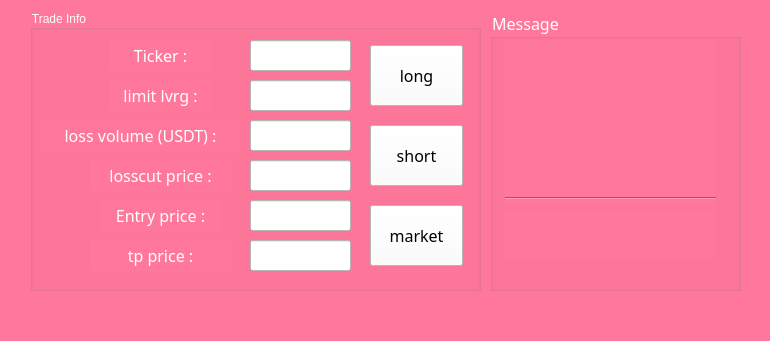
<?xml version="1.0" encoding="UTF-8"?>
<ui version="4.0">
 <class>MainWindow</class>
 <widget class="QMainWindow" name="MainWindow">
  <property name="geometry">
   <rect>
    <x>0</x>
    <y>0</y>
    <width>770</width>
    <height>341</height>
   </rect>
  </property>
  <property name="windowTitle">
   <string>MainWindow</string>
  </property>
  <property name="autoFillBackground">
   <bool>false</bool>
  </property>
  <property name="styleSheet">
   <string notr="true">font: 12pt &quot;BankGothic Md BT&quot;;
color: rgb(255, 255, 255);
background-color: rgb(255, 119, 155);</string>
  </property>
  <widget class="QWidget" name="centralwidget">
   <widget class="QGroupBox" name="groupBox">
    <property name="geometry">
     <rect>
      <x>30</x>
      <y>10</y>
      <width>451</width>
      <height>281</height>
     </rect>
    </property>
    <property name="title">
     <string>Trade Info</string>
    </property>
    <widget class="QPushButton" name="pushButton_short">
     <property name="geometry">
      <rect>
       <x>340</x>
       <y>115</y>
       <width>93</width>
       <height>61</height>
      </rect>
     </property>
     <property name="font">
      <font>
       <family>BankGothic Md BT</family>
       <pointsize>12</pointsize>
       <weight>50</weight>
       <italic>false</italic>
       <bold>false</bold>
      </font>
     </property>
     <property name="styleSheet">
      <string notr="true">background-color: rgb(255, 255, 255);
color: rgb(0, 0, 0);</string>
     </property>
     <property name="text">
      <string>short</string>
     </property>
    </widget>
    <widget class="QPushButton" name="pushButton_market">
     <property name="geometry">
      <rect>
       <x>340</x>
       <y>195</y>
       <width>93</width>
       <height>61</height>
      </rect>
     </property>
     <property name="font">
      <font>
       <family>BankGothic Md BT</family>
       <pointsize>12</pointsize>
       <weight>50</weight>
       <italic>false</italic>
       <bold>false</bold>
      </font>
     </property>
     <property name="styleSheet">
      <string notr="true">background-color: rgb(255, 255, 255);
color: rgb(0, 0, 0);</string>
     </property>
     <property name="text">
      <string>market</string>
     </property>
    </widget>
    <widget class="QPushButton" name="pushButton_long">
     <property name="geometry">
      <rect>
       <x>340</x>
       <y>35</y>
       <width>93</width>
       <height>61</height>
      </rect>
     </property>
     <property name="font">
      <font>
       <family>BankGothic Md BT</family>
       <pointsize>12</pointsize>
       <weight>50</weight>
       <italic>false</italic>
       <bold>false</bold>
      </font>
     </property>
     <property name="styleSheet">
      <string notr="true">background-color: rgb(255, 255, 255);
color: rgb(0, 0, 0);</string>
     </property>
     <property name="text">
      <string>long</string>
     </property>
    </widget>
    <widget class="QLabel" name="label_4">
     <property name="geometry">
      <rect>
       <x>10</x>
       <y>110</y>
       <width>201</width>
       <height>31</height>
      </rect>
     </property>
     <property name="font">
      <font>
       <family>BankGothic Md BT</family>
       <pointsize>12</pointsize>
       <weight>50</weight>
       <italic>false</italic>
       <bold>false</bold>
      </font>
     </property>
     <property name="text">
      <string>loss volume (USDT) :</string>
     </property>
     <property name="alignment">
      <set>Qt::AlignCenter</set>
     </property>
    </widget>
    <widget class="QLabel" name="label_3">
     <property name="geometry">
      <rect>
       <x>60</x>
       <y>150</y>
       <width>141</width>
       <height>31</height>
      </rect>
     </property>
     <property name="font">
      <font>
       <family>BankGothic Md BT</family>
       <pointsize>12</pointsize>
       <weight>50</weight>
       <italic>false</italic>
       <bold>false</bold>
      </font>
     </property>
     <property name="text">
      <string>losscut price :</string>
     </property>
     <property name="alignment">
      <set>Qt::AlignCenter</set>
     </property>
    </widget>
    <widget class="QLabel" name="label_2">
     <property name="geometry">
      <rect>
       <x>70</x>
       <y>190</y>
       <width>121</width>
       <height>31</height>
      </rect>
     </property>
     <property name="font">
      <font>
       <family>BankGothic Md BT</family>
       <pointsize>12</pointsize>
       <weight>50</weight>
       <italic>false</italic>
       <bold>false</bold>
      </font>
     </property>
     <property name="text">
      <string>Entry price :</string>
     </property>
     <property name="alignment">
      <set>Qt::AlignCenter</set>
     </property>
    </widget>
    <widget class="QLabel" name="label">
     <property name="geometry">
      <rect>
       <x>80</x>
       <y>30</y>
       <width>101</width>
       <height>31</height>
      </rect>
     </property>
     <property name="font">
      <font>
       <family>BankGothic Md BT</family>
       <pointsize>12</pointsize>
       <weight>50</weight>
       <italic>false</italic>
       <bold>false</bold>
      </font>
     </property>
     <property name="text">
      <string>Ticker :</string>
     </property>
     <property name="alignment">
      <set>Qt::AlignCenter</set>
     </property>
    </widget>
    <widget class="QLineEdit" name="lineEdit_loss_volume">
     <property name="geometry">
      <rect>
       <x>220</x>
       <y>110</y>
       <width>101</width>
       <height>31</height>
      </rect>
     </property>
     <property name="styleSheet">
      <string notr="true">color: rgb(0, 0, 0);
background-color: rgb(255, 255, 255);</string>
     </property>
     <property name="text">
      <string/>
     </property>
     <property name="alignment">
      <set>Qt::AlignCenter</set>
     </property>
    </widget>
    <widget class="QLineEdit" name="lineEdit_lsp">
     <property name="geometry">
      <rect>
       <x>220</x>
       <y>150</y>
       <width>101</width>
       <height>31</height>
      </rect>
     </property>
     <property name="styleSheet">
      <string notr="true">color: rgb(0, 0, 0);
background-color: rgb(255, 255, 255);</string>
     </property>
     <property name="alignment">
      <set>Qt::AlignCenter</set>
     </property>
    </widget>
    <widget class="QLineEdit" name="lineEdit_ticker">
     <property name="geometry">
      <rect>
       <x>220</x>
       <y>30</y>
       <width>101</width>
       <height>31</height>
      </rect>
     </property>
     <property name="styleSheet">
      <string notr="true">color: rgb(0, 0, 0);
background-color: rgb(255, 255, 255);</string>
     </property>
     <property name="alignment">
      <set>Qt::AlignCenter</set>
     </property>
    </widget>
    <widget class="QLineEdit" name="lineEdit_ep">
     <property name="geometry">
      <rect>
       <x>220</x>
       <y>190</y>
       <width>101</width>
       <height>31</height>
      </rect>
     </property>
     <property name="styleSheet">
      <string notr="true">color: rgb(0, 0, 0);
background-color: rgb(255, 255, 255);</string>
     </property>
     <property name="text">
      <string/>
     </property>
     <property name="alignment">
      <set>Qt::AlignCenter</set>
     </property>
    </widget>
    <widget class="QLineEdit" name="lineEdit_tp">
     <property name="geometry">
      <rect>
       <x>220</x>
       <y>230</y>
       <width>101</width>
       <height>31</height>
      </rect>
     </property>
     <property name="styleSheet">
      <string notr="true">color: rgb(0, 0, 0);
background-color: rgb(255, 255, 255);</string>
     </property>
     <property name="alignment">
      <set>Qt::AlignCenter</set>
     </property>
    </widget>
    <widget class="QLabel" name="label_5">
     <property name="geometry">
      <rect>
       <x>60</x>
       <y>230</y>
       <width>141</width>
       <height>31</height>
      </rect>
     </property>
     <property name="font">
      <font>
       <family>BankGothic Md BT</family>
       <pointsize>12</pointsize>
       <weight>50</weight>
       <italic>false</italic>
       <bold>false</bold>
      </font>
     </property>
     <property name="text">
      <string>tp price :</string>
     </property>
     <property name="alignment">
      <set>Qt::AlignCenter</set>
     </property>
    </widget>
    <widget class="QLineEdit" name="lineEdit_limit_lvrg">
     <property name="geometry">
      <rect>
       <x>220</x>
       <y>70</y>
       <width>101</width>
       <height>31</height>
      </rect>
     </property>
     <property name="styleSheet">
      <string notr="true">color: rgb(0, 0, 0);
background-color: rgb(255, 255, 255);</string>
     </property>
     <property name="alignment">
      <set>Qt::AlignCenter</set>
     </property>
    </widget>
    <widget class="QLabel" name="label_6">
     <property name="geometry">
      <rect>
       <x>80</x>
       <y>70</y>
       <width>101</width>
       <height>31</height>
      </rect>
     </property>
     <property name="font">
      <font>
       <family>BankGothic Md BT</family>
       <pointsize>12</pointsize>
       <weight>50</weight>
       <italic>false</italic>
       <bold>false</bold>
      </font>
     </property>
     <property name="text">
      <string>limit lvrg :</string>
     </property>
     <property name="alignment">
      <set>Qt::AlignCenter</set>
     </property>
    </widget>
   </widget>
   <widget class="QGroupBox" name="groupBox_2">
    <property name="geometry">
     <rect>
      <x>490</x>
      <y>10</y>
      <width>251</width>
      <height>281</height>
     </rect>
    </property>
    <property name="font">
     <font>
      <family>BankGothic Md BT</family>
      <pointsize>12</pointsize>
      <weight>50</weight>
      <italic>false</italic>
      <bold>false</bold>
     </font>
    </property>
    <property name="title">
     <string>Message</string>
    </property>
    <widget class="QLabel" name="label_status">
     <property name="geometry">
      <rect>
       <x>15</x>
       <y>31</y>
       <width>211</width>
       <height>161</height>
      </rect>
     </property>
     <property name="font">
      <font>
       <family>BankGothic Md BT</family>
       <pointsize>10</pointsize>
       <weight>50</weight>
       <italic>false</italic>
       <bold>false</bold>
      </font>
     </property>
     <property name="styleSheet">
      <string notr="true">color: rgb(0, 0, 0);
font: 10pt &quot;BankGothic Md BT&quot;;</string>
     </property>
     <property name="text">
      <string/>
     </property>
     <property name="alignment">
      <set>Qt::AlignCenter</set>
     </property>
    </widget>
    <widget class="QLabel" name="label_realtime">
     <property name="geometry">
      <rect>
       <x>15</x>
       <y>200</y>
       <width>211</width>
       <height>50</height>
      </rect>
     </property>
     <property name="font">
      <font>
       <family>BankGothic Md BT</family>
       <pointsize>10</pointsize>
       <weight>50</weight>
       <italic>false</italic>
       <bold>false</bold>
      </font>
     </property>
     <property name="styleSheet">
      <string notr="true">color: rgb(0, 0, 0);
font: 10pt &quot;BankGothic Md BT&quot;;</string>
     </property>
     <property name="lineWidth">
      <number>1</number>
     </property>
     <property name="text">
      <string/>
     </property>
     <property name="alignment">
      <set>Qt::AlignCenter</set>
     </property>
    </widget>
    <widget class="Line" name="line">
     <property name="geometry">
      <rect>
       <x>15</x>
       <y>180</y>
       <width>211</width>
       <height>16</height>
      </rect>
     </property>
     <property name="font">
      <font>
       <family>BankGothic Md BT</family>
       <pointsize>12</pointsize>
       <weight>50</weight>
       <italic>false</italic>
       <bold>false</bold>
      </font>
     </property>
     <property name="styleSheet">
      <string notr="true">color: rgb(0, 0, 0);</string>
     </property>
     <property name="lineWidth">
      <number>1</number>
     </property>
     <property name="orientation">
      <enum>Qt::Horizontal</enum>
     </property>
    </widget>
   </widget>
  </widget>
  <widget class="QMenuBar" name="menubar">
   <property name="geometry">
    <rect>
     <x>0</x>
     <y>0</y>
     <width>770</width>
     <height>23</height>
    </rect>
   </property>
  </widget>
  <widget class="QStatusBar" name="statusbar"/>
 </widget>
 <tabstops>
  <tabstop>lineEdit_loss_volume</tabstop>
  <tabstop>lineEdit_ticker</tabstop>
  <tabstop>lineEdit_ep</tabstop>
  <tabstop>lineEdit_lsp</tabstop>
  <tabstop>pushButton_short</tabstop>
  <tabstop>pushButton_market</tabstop>
 </tabstops>
 <resources/>
 <connections/>
</ui>
